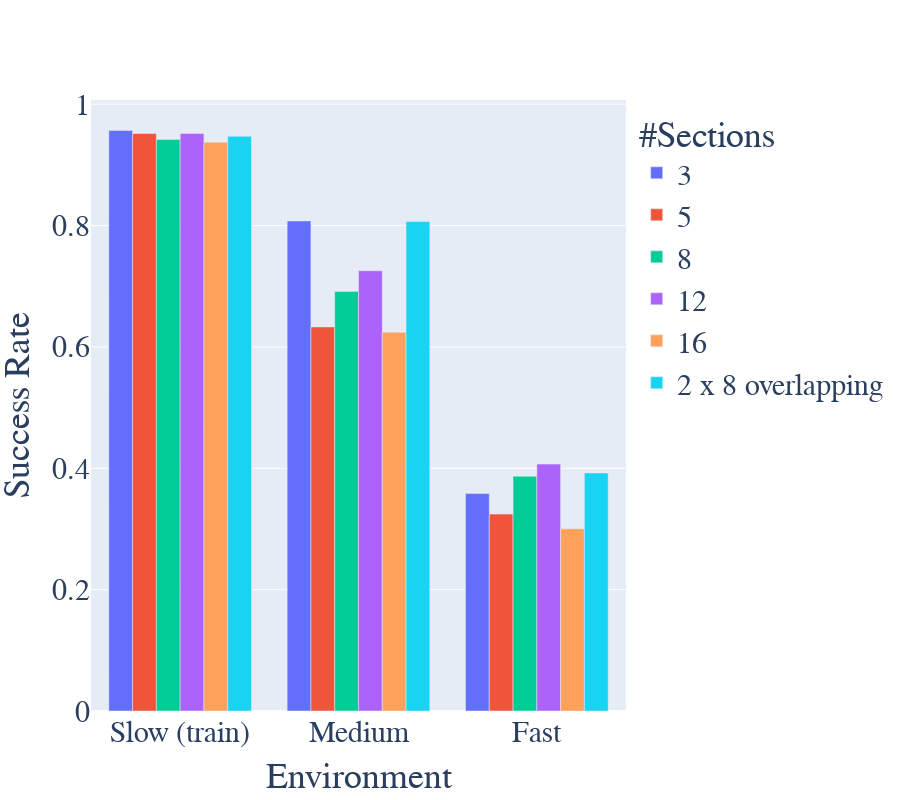

Write notebook code for a chart like this one.
### Code cell
fig = go.Figure(
    layout=dict(
        height=800,
        yaxis_title="Success Rate",
        xaxis_title="Environment",
        legend_title="#Sections",
        font_size=30,
        font_family="calibri",
    )
)

envs = ["train", "medium", "fast"]
env_names = ["Slow (train)", "Medium", "Fast"]

paths = [
    "num_section_desired_velocity/3.csv",
    "num_section_desired_velocity/5.csv",
    "8_desired_velocity/section.csv",
    "num_section_desired_velocity/12.csv",
    "num_section_desired_velocity/16.csv",
    "8_overlapping/8_overlapping.csv",
]
path_names = [
    "3", "5", "8", "12", "16", "2 x 8 overlapping"
]

for path, name in zip(paths, path_names):
    d = df[df.path == path]
    fig.add_bar(
        name=name,
        x=env_names,
        y=[d.success[d.env == e].mean() for e in envs],
    )

fig

### Figure 1 — Plotly figure (JSON) as saved in the notebook; plotly's stock layout.template omitted (floating-point values rounded to 4 significant figures)
{"data": [{"name": "3", "type": "bar", "x": ["Slow (train)", "Medium", "Fast"], "y": [0.9566, 0.8076, 0.3583]}, {"name": "5", "type": "bar", "x": ["Slow (train)", "Medium", "Fast"], "y": [0.9518, 0.633, 0.3245]}, {"name": "8", "type": "bar", "x": ["Slow (train)", "Medium", "Fast"], "y": [0.942, 0.6915, 0.3868]}, {"name": "12", "type": "bar", "x": ["Slow (train)", "Medium", "Fast"], "y": [0.9518, 0.7256, 0.407]}, {"name": "16", "type": "bar", "x": ["Slow (train)", "Medium", "Fast"], "y": [0.9374, 0.6242, 0.3003]}, {"name": "2 x 8 overlapping", "type": "bar", "x": ["Slow (train)", "Medium", "Fast"], "y": [0.9471, 0.8066, 0.3923]}], "layout": {"font": {"family": "calibri", "size": 30}, "height": 800, "legend": {"title": {"text": "#Sections"}}, "xaxis": {"title": {"text": "Environment"}}, "yaxis": {"title": {"text": "Success Rate"}}}}
